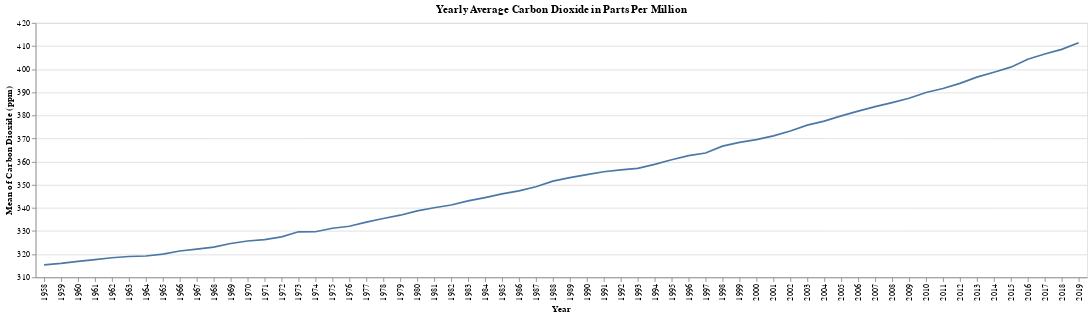

Notebook code cell kept with this figure:
### Markdown cell above
### Yearly Averages

### Code cell
alt.Chart(co2data).mark_line().encode(
    x = 'Year:N',
    y = alt.Y('mean(Carbon Dioxide (ppm))', scale = alt.Scale(zero = False))
).properties(
    title = 'Yearly Average Carbon Dioxide in Parts Per Million'
)

### Figure 1 — Vega-Lite specification as saved in the notebook (floating-point values rounded to 4 significant figures; data arrays with more than 128 entries replaced by an {"elided": "..."} marker saying what was removed)
{"config": {"view": {"continuousWidth": 400, "continuousHeight": 300}}, "data": {"name": "data-0d410f78226a7fd88464792d70df7a10"}, "mark": "line", "encoding": {"x": {"type": "nominal", "field": "Year"}, "y": {"type": "quantitative", "aggregate": "mean", "field": "Carbon Dioxide (ppm)", "scale": {"zero": false}}}, "title": "Yearly Average Carbon Dioxide in Parts Per Million", "$schema": "https://vega.github.io/schema/vega-lite/v4.0.2.json", "datasets": {"data-0d410f78226a7fd88464792d70df7a10": {"elided": "3100 records"}}}
